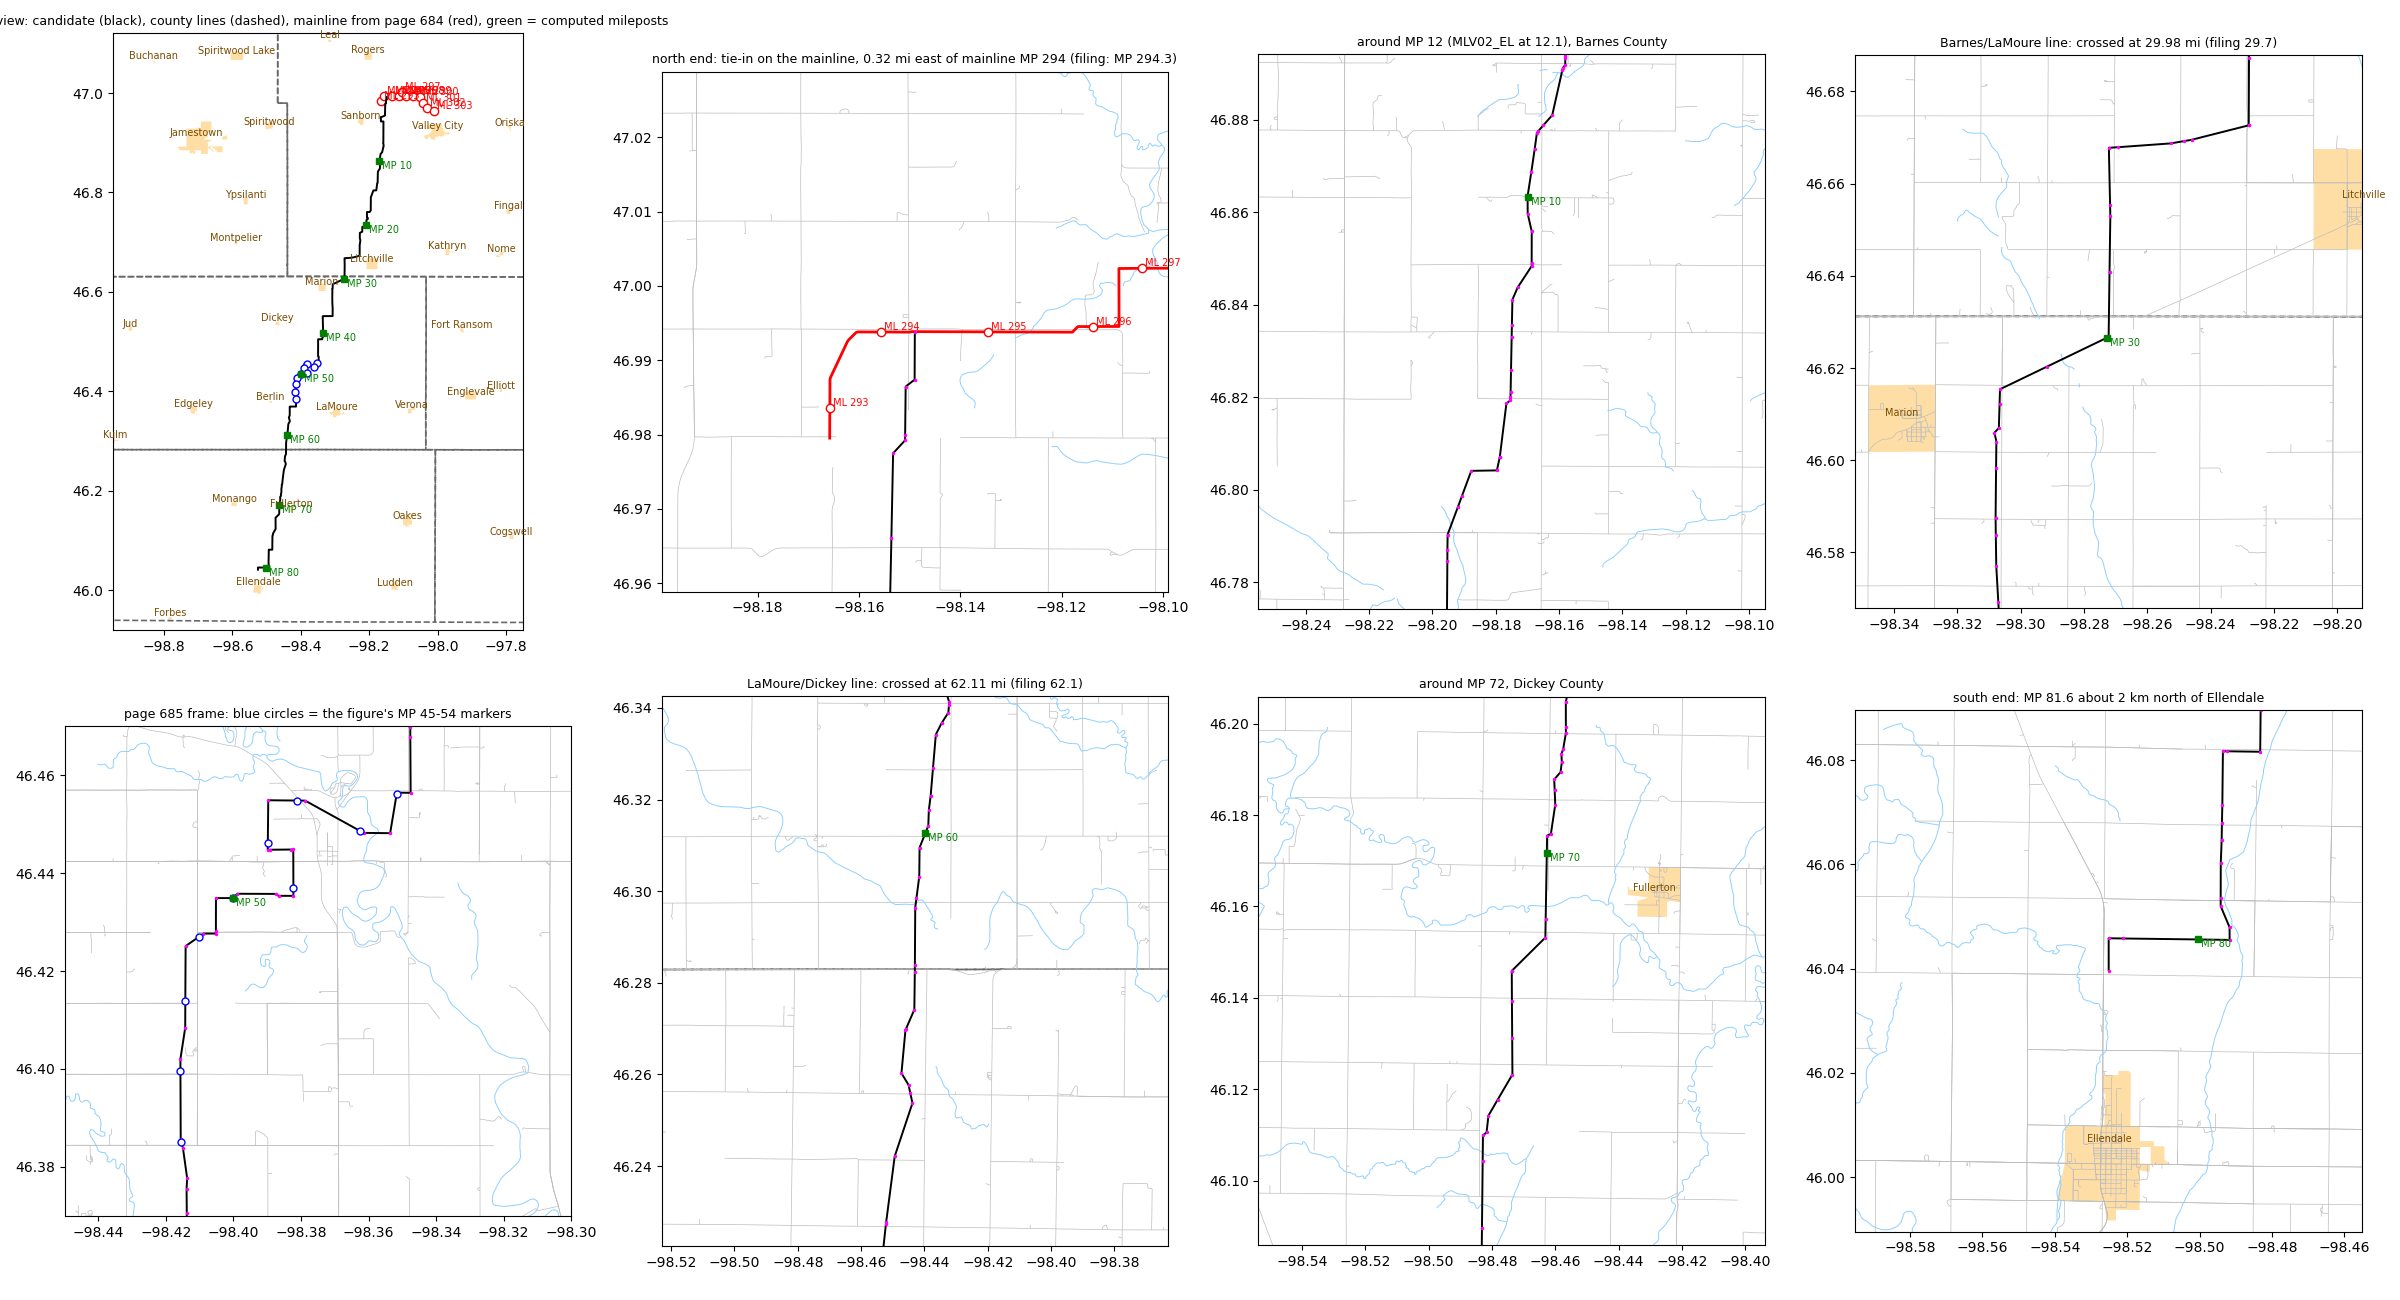

Write the Python code that produced this figure.
"""Overlay panels for a person to look at: the P8327 candidate over Census counties and places, TIGER roads and
water, the Bakken East mainline and milepost circles read from page 684 inside its frame, and milepost
circles 45-54 from page 685. usage: python3 -I final_overlays.py <S> <candidate.geojson> <out.png>"""
import sys, fitz, numpy as np, geopandas as gpd
sys.path.insert(0, __file__.rsplit("/", 1)[0])
from geopdf import PageGeoref, drawing_polylines
from shapely.geometry import box, LineString, Point
import matplotlib; matplotlib.use("Agg"); import matplotlib.pyplot as plt
S, cand, out = sys.argv[1:4]
cty = gpd.read_file(f"{S}/census/cb_2018_us_county_500k.shp"); cty = cty[cty.STATEFP == "38"]
pl = gpd.read_file(f"{S}/census/cb_2018_38_place_500k.shp")
roads = gpd.pd.concat([gpd.read_file(f"{S}/tiger_dl/tl_2023_{f}_roads/tl_2023_{f}_roads.shp") for f in ("38003", "38045", "38021", "38093")])
water = gpd.pd.concat([gpd.read_file(f"{S}/tiger_dl/tl_2023_{f}_linearwater/tl_2023_{f}_linearwater.shp") for f in ("38003", "38045", "38021")])
route = gpd.read_file(cand); route = route[route.get("drawing", gpd.pd.Series([64]*len(route))) == 64] if "drawing" in route else route
doc = fitz.open(f"{S}/p8327/dl/march_rr1_10.pdf")
g4 = PageGeoref(doc, 684); d4 = g4.page.get_drawings()
main = [LineString([g4.lonlat(*p) for p in pl_ if g4.inside_frame(*p)]) for pl_ in drawing_polylines(d4[1088]) if sum(g4.inside_frame(*p) for p in pl_) > 1]
main = gpd.GeoSeries(main, crs=4326)
mp4 = []
for i, d in enumerate(d4):
    r = d["rect"]
    if d.get("color") and [round(v, 2) for v in d["color"]] == [0.99, 0.14, 0.03] and d.get("fill") and len(d["items"]) == 7 and g4.inside_frame((r.x0 + r.x1) / 2, (r.y0 + r.y1) / 2):
        mp4.append(g4.lonlat((r.x0 + r.x1) / 2, (r.y0 + r.y1) / 2))
mp4.sort(); labels4 = list(range(293, 293 + len(mp4)))
g5 = PageGeoref(doc, 685); d5 = g5.page.get_drawings(); mp5 = []
for i, d in enumerate(d5):
    r = d["rect"]
    if d.get("color") and [round(v, 2) for v in d["color"]] == [0.01, 0.18, 1.0] and d.get("fill") and len(d["items"]) == 7 and r.width < 6 and g5.inside_frame((r.x0 + r.x1) / 2, (r.y0 + r.y1) / 2):
        mp5.append(g5.lonlat((r.x0 + r.x1) / 2, (r.y0 + r.y1) / 2))
line = list(route.geometry.iloc[0].coords)
if line[0][1] < line[-1][1]: line = line[::-1]
from pyproj import Geod; geod = Geod(ellps="WGS84"); cum = [0.0]
for a, b in zip(line, line[1:]): cum.append(cum[-1] + geod.inv(a[0], a[1], b[0], b[1])[2] / 1609.344)
def at_mile(m):
    for i in range(len(cum) - 1):
        if cum[i] <= m <= cum[i + 1]:
            f = (m - cum[i]) / (cum[i + 1] - cum[i]); return (line[i][0] + f * (line[i + 1][0] - line[i][0]), line[i][1] + f * (line[i + 1][1] - line[i][1]))
    return line[-1]
def panel(ax, bb, title, show_roads=True, pts=True):
    b = box(*bb)
    cty.boundary.plot(ax=ax, color="dimgray", lw=1.2, ls="--")
    if show_roads:
        rr = roads[roads.intersects(b)]
        if len(rr): rr.plot(ax=ax, color="#bdbdbd", lw=0.5)
        ww = water[water.intersects(b)]
        if len(ww): ww.plot(ax=ax, color="#8fd0ff", lw=0.7)
    pp = pl[pl.intersects(b)]
    if len(pp):
        pp.plot(ax=ax, color="#ffd080", alpha=0.7)
        for _, r in pp.iterrows():
            c = r.geometry.representative_point(); ax.text(c.x, c.y, r.NAME, fontsize=7, ha="center", va="bottom", color="#7a4b00")
    main.plot(ax=ax, color="red", lw=2)
    for (x, y), lab in zip(mp4, labels4):
        if bb[0] <= x <= bb[2] and bb[1] <= y <= bb[3]: ax.plot(x, y, "o", mfc="white", mec="red", ms=6); ax.text(x, y, f" ML {lab}", fontsize=7, color="red", va="bottom")
    route.plot(ax=ax, color="black", lw=1.4)
    if pts:
        xs, ys = route.geometry.iloc[0].xy; ax.plot(xs, ys, ".", color="magenta", ms=3)
    for x, y in mp5:
        if bb[0] <= x <= bb[2] and bb[1] <= y <= bb[3]: ax.plot(x, y, "o", mfc="white", mec="blue", ms=5)
    for m in (10, 20, 30, 40, 50, 60, 70, 80):
        x, y = at_mile(m)
        if bb[0] <= x <= bb[2] and bb[1] <= y <= bb[3]: ax.plot(x, y, "s", color="green", ms=5); ax.text(x, y, f" MP {m}", fontsize=7, color="green", va="top")
    ax.set_xlim(bb[0], bb[2]); ax.set_ylim(bb[1], bb[3]); ax.set_title(title, fontsize=9); ax.set_aspect(1 / np.cos(np.radians((bb[1] + bb[3]) / 2)))
n = line[0]; s = line[-1]
fig, axs = plt.subplots(2, 4, figsize=(24, 13))
panel(axs[0, 0], (-98.95, 45.92, -97.75, 47.12), "overview: candidate (black), county lines (dashed), mainline from page 684 (red), green = computed mileposts", show_roads=False, pts=False)
panel(axs[0, 1], (n[0] - 0.05, n[1] - 0.035, n[0] + 0.05, n[1] + 0.035), "north end: tie-in on the mainline, 0.32 mi east of mainline MP 294 (filing: MP 294.3)")
m12 = at_mile(12.1); panel(axs[0, 2], (m12[0] - 0.08, m12[1] - 0.06, m12[0] + 0.08, m12[1] + 0.06), "around MP 12 (MLV02_EL at 12.1), Barnes County")
m30 = at_mile(29.9); panel(axs[0, 3], (m30[0] - 0.08, m30[1] - 0.06, m30[0] + 0.08, m30[1] + 0.06), "Barnes/LaMoure line: crossed at 29.98 mi (filing 29.7)")
panel(axs[1, 0], (-98.45, 46.37, -98.30, 46.47), "page 685 frame: blue circles = the figure's MP 45-54 markers")
m62 = at_mile(62.1); panel(axs[1, 1], (m62[0] - 0.08, m62[1] - 0.06, m62[0] + 0.08, m62[1] + 0.06), "LaMoure/Dickey line: crossed at 62.11 mi (filing 62.1)")
m70 = at_mile(72); panel(axs[1, 2], (m70[0] - 0.08, m70[1] - 0.06, m70[0] + 0.08, m70[1] + 0.06), "around MP 72, Dickey County")
panel(axs[1, 3], (s[0] - 0.07, s[1] - 0.05, s[0] + 0.07, s[1] + 0.05), "south end: MP 81.6 about 2 km north of Ellendale")
plt.tight_layout(); plt.savefig(out, dpi=100); print("wrote", out)
